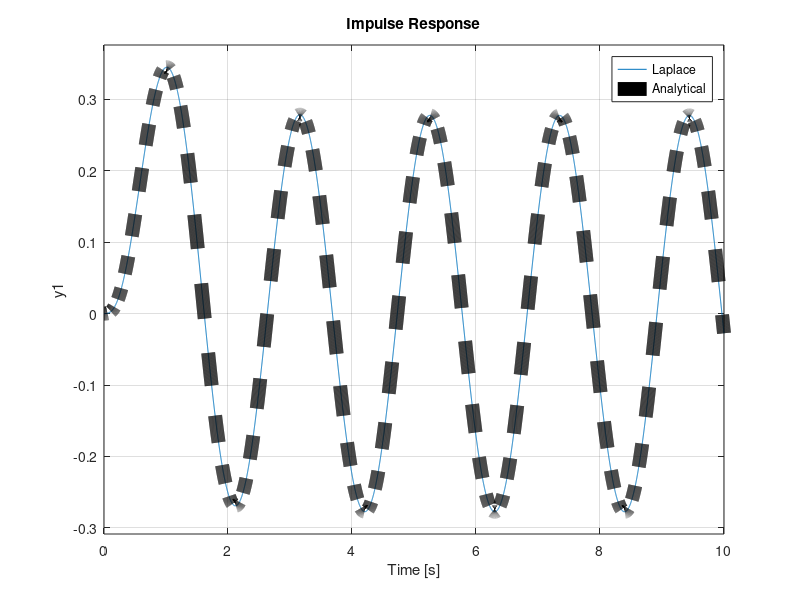

Write the MATLAB code that produced this figure.
%##Main script
close all
clc
clear

%#integrate for 10 seconds
tout = linspace(0,10,10000);

%###Zeros poles and gains
%# X = 15 / ((s^2+9) * (s^2 + 6s + 8) )
sys = zpk([],[-2,-4,-3j,3j],15)
impulse(sys,tout)
hold on

%##Analytic Solution using Inverse Laplace
A = 15.0/26.0;
B = -15.0/50.0;
D = (15-36*A-18*B)/8.0;
C = (15-50*A-30*B-15*D)/15.0;
x_analytic_laplace = A*exp(-2*tout) + B*exp(-4*tout) + C*cos(3*tout) + D/3.0*sin(3*tout);
plot(tout,x_analytic_laplace,'k--','LineWidth',10)

grid on
legend('Laplace','Analytical')
